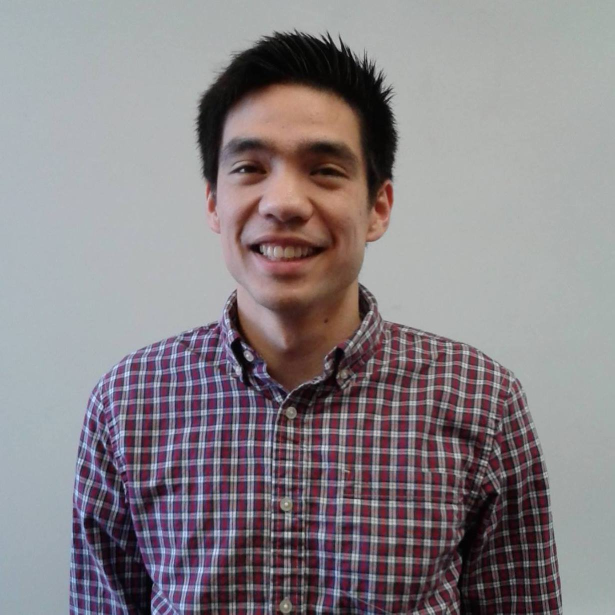
#> input picture python/img/fb_profile.jpg, 1229 x 1229 px (shown at 1/2 size)
$ python pyramid.py --image ../img/fb_profile.jpg
#> lines starting #> are read from the running program, lines starting #| are printed output that depends on the picture
### python/helpers/helpers.py
# import the necessary packages
import imutils

def pyramid(image, scale=1.5, minSize=(30, 30)):
    yield image
    while True:
        w = int(image.shape[1] / scale)
        image = imutils.resize(image, width=w)
        if image.shape[0] < minSize[1] or image.shape[1] < minSize[0]:
            break
        yield image

### python/helpers/pyramid.py
# import the necessary packages
from helpers import pyramid
from skimage.transform import pyramid_gaussian
import argparse
import cv2

# construct the argument parser and parse the arguments
ap = argparse.ArgumentParser()
ap.add_argument("-i", "--image", required=True, help="Path to the image")
ap.add_argument("-s", "--scale", type=float, default=1.5, help="scale factor size")
args = vars(ap.parse_args())

# load the image
image = cv2.imread(args["image"])
#> image is the input picture: shape (1229, 1229, 3); mean B, G, R 134.9, 131, 137.6

# METHOD #1: No smooth, just scaling.
# loop over the image pyramid
for (i, resized) in enumerate(pyramid(image, scale=args["scale"])):
    # show the resized image
    cv2.imshow("Layer {}".format(i + 1), resized)
    cv2.waitKey(0)
#> this loop made 10 passes
#> pass 2, `cv2.imshow("Layer {}".format(i + 1), resized)`:
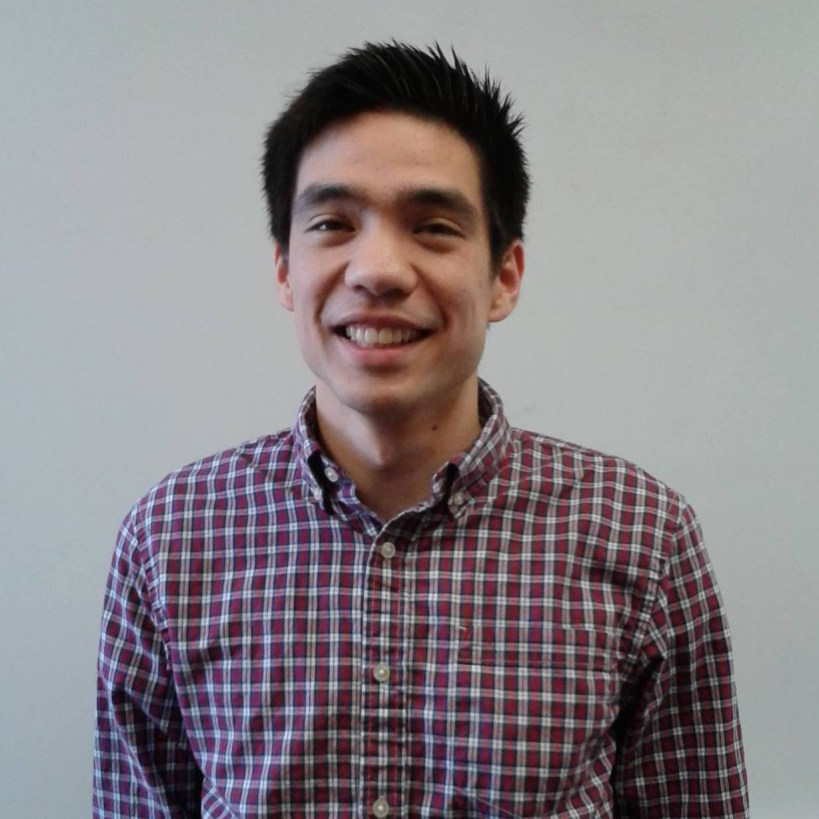
#> window 'Layer 2': shape (819, 819, 3); mean B, G, R 134.9, 131, 137.6

# close all windows
cv2.destroyAllWindows()
